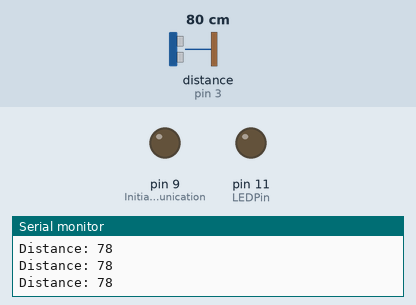
Recording of a sketch running on a simulated Arduino Uno, built with avr-gcc and run on an emulated ATmega328P. Parts: output pins drawn as LEDs (lit = HIGH), the last lines printed to the serial monitor. Wiring (inferred from the names in the program): ultrasonic range finder: trigger pin 4; echo pin 3. The test bench sets the inputs (shaded band); at power-on: distance to the obstacle (sensor on pin 3) 80 cm. The echo pulse lasts 58.3 µs per cm; pins used as bus, display or sensor lines are not drawn.

Above: at 1.2 s.
1.3 s: distance to the obstacle (sensor on pin 3) set to 20 cm
2.8 s: distance to the obstacle (sensor on pin 3) set to 15 cm
At 4.1 s:
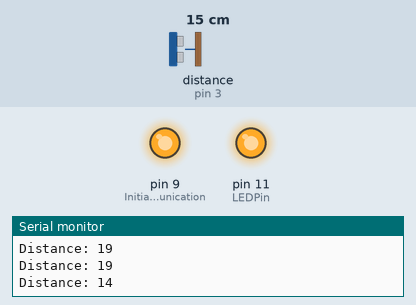
Timing chart, 0 to 5.8 s (numbered marks = the images above; inputs shaded):
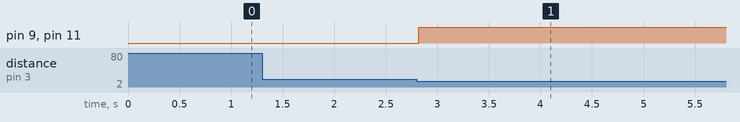

The sketch:

Decarb_-_Final.ino
```cpp
/*

ignITE Challenge 2023
Decarbonisation at Home
Programme Written by Freddy Tay

Competition - Extra Attribute

/*
Change variable here
*/

//////////////////////////////////////////////////////////////////////

int dist = 16; // in cm
int delayt = 5; //in seconds
int LEDPin = 11; // enter PIN number that controls the LED, identify the pin and make sure to connect to GND for the black wire

//////////////////////////////////////////////////////////////////////

// defines pins numbers
const int trigPin = 4;
const int echoPin = 3;

// defines variables
long duration;
int distance;

void setup() {

  pinMode(trigPin, OUTPUT); // Sets the trigPin as an Output
  pinMode(echoPin, INPUT); // Sets the echoPin as an Input
  pinMode(LEDPin, OUTPUT); // Sets the LEDPin as an Output
  Serial.begin(9600); // Starts the serial communication

  pinMode(9, OUTPUT); // Initialise communication with solenoid valve

}
void loop() {
  // Clears the trigPin
  digitalWrite(trigPin, LOW);
  delayMicroseconds(2);
  // Sets the trigPin on HIGH state for 10 micro seconds
  digitalWrite(trigPin, HIGH);
  delayMicroseconds(10);
  digitalWrite(trigPin, LOW);
  // Reads the echoPin, returns the sound wave travel time in microseconds
  duration = pulseIn(echoPin, HIGH);
  // Calculating the distance
  distance = duration * 0.034 / 2;

  Serial.print("Distance: ");
  Serial.println(distance);

  if(distance > dist) {
  digitalWrite(9, LOW);
  digitalWrite(LEDPin, LOW);
  }
  else {
  digitalWrite(9, HIGH);
  digitalWrite(LEDPin, HIGH);
  delay(delayt * 1000);
  }

}
```

Measured:
- the behaviour switches between 18 and 17 cm on distance to the obstacle (sensor on pin 3) (found by bisection; images 0 and 1)
- after the input at 2.8 s, pin 9 (Initialise_communication), pin 11 (LEDPin): LOW → HIGH at once
